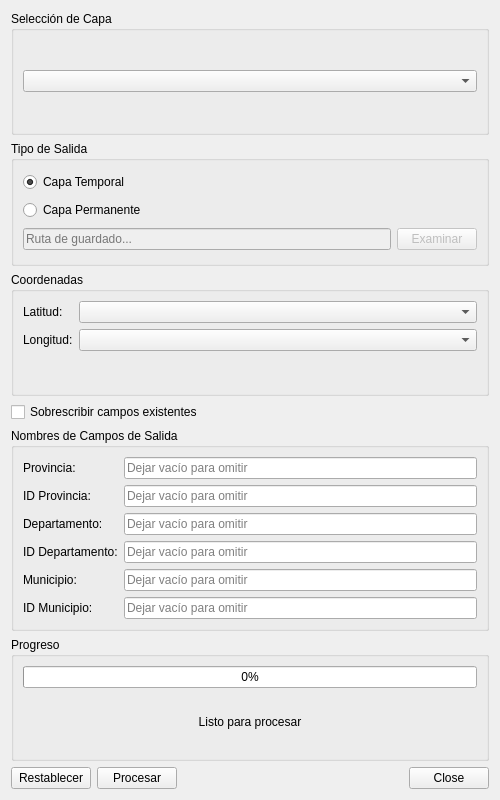
<?xml version="1.0" encoding="UTF-8"?>
<ui version="4.0">
 <class>GeorefDialogBase</class>
 <widget class="QDialog" name="GeorefDialogBase">
  <property name="geometry">
   <rect>
    <x>0</x>
    <y>0</y>
    <width>500</width>
    <height>800</height>
   </rect>
  </property>
  <property name="windowTitle">
   <string>Georeferenciación Argentina</string>
  </property>
  <property name="windowIcon">
    <iconset>
      <normaloff>icon.png</normaloff>
    </iconset>
  </property>
  <layout class="QVBoxLayout" name="verticalLayout">
   <!-- Layer Selection -->
   <item>
    <widget class="QGroupBox" name="groupBox">
     <property name="title">
      <string>Selección de Capa</string>
     </property>
     <layout class="QVBoxLayout" name="verticalLayout_2">
      <item>
       <widget class="QComboBox" name="layer_combo"/>
      </item>
     </layout>
    </widget>
   </item>

   <!-- Output Type -->
   <item>
    <widget class="QGroupBox" name="output_group">
     <property name="title">
      <string>Tipo de Salida</string>
     </property>
     <layout class="QVBoxLayout" name="verticalLayout_output">
      <item>
       <widget class="QRadioButton" name="radio_temp">
        <property name="text">
         <string>Capa Temporal</string>
        </property>
        <property name="checked">
         <bool>true</bool>
        </property>
       </widget>
      </item>
      <item>
       <widget class="QRadioButton" name="radio_permanent">
        <property name="text">
         <string>Capa Permanente</string>
        </property>
       </widget>
      </item>
      <item>
       <layout class="QHBoxLayout" name="horizontalLayout_2">
        <item>
         <widget class="QLineEdit" name="txt_output_path">
          <property name="enabled">
           <bool>false</bool>
          </property>
          <property name="placeholderText">
           <string>Ruta de guardado...</string>
          </property>
         </widget>
        </item>
        <item>
         <widget class="QPushButton" name="btn_browse">
          <property name="enabled">
           <bool>false</bool>
          </property>
          <property name="text">
           <string>Examinar</string>
          </property>
         </widget>
        </item>
       </layout>
      </item>
     </layout>
    </widget>
   </item>

   <!-- Coordinates Section -->
   <item>
    <widget class="QGroupBox" name="coords_group">
     <property name="title">
      <string>Coordenadas</string>
     </property>
     <layout class="QFormLayout" name="formLayout">
      <item row="0" column="0">
       <widget class="QLabel" name="label">
        <property name="text">
         <string>Latitud:</string>
        </property>
       </widget>
      </item>
      <item row="0" column="1">
       <widget class="QComboBox" name="combo_lat"/>
      </item>
      <item row="1" column="0">
       <widget class="QLabel" name="label_2">
        <property name="text">
         <string>Longitud:</string>
        </property>
       </widget>
      </item>
      <item row="1" column="1">
       <widget class="QComboBox" name="combo_lon"/>
      </item>
     </layout>
    </widget>
   </item>

   <!-- Overwrite Option -->
   <item>
    <widget class="QCheckBox" name="chk_overwrite">
     <property name="text">
      <string>Sobrescribir campos existentes</string>
     </property>
     <property name="toolTip">
      <string>Si se marca, se sobrescribirán los campos existentes con el mismo nombre</string>
     </property>
    </widget>
   </item>

   <!-- Output Fields Section -->
   <item>
    <widget class="QGroupBox" name="groupBox_3">
     <property name="title">
      <string>Nombres de Campos de Salida</string>
     </property>
     <layout class="QFormLayout" name="formLayout_2">
      <item row="0" column="0">
       <widget class="QLabel" name="label_3">
        <property name="text">
         <string>Provincia:</string>
        </property>
       </widget>
      </item>
      <item row="0" column="1">
       <widget class="QLineEdit" name="txt_prov_name">
        <property name="placeholderText">
         <string>Dejar vacío para omitir</string>
        </property>
       </widget>
      </item>
      <item row="1" column="0">
       <widget class="QLabel" name="label_4">
        <property name="text">
         <string>ID Provincia:</string>
        </property>
       </widget>
      </item>
      <item row="1" column="1">
       <widget class="QLineEdit" name="txt_prov_id">
        <property name="placeholderText">
         <string>Dejar vacío para omitir</string>
        </property>
       </widget>
      </item>
      <item row="2" column="0">
       <widget class="QLabel" name="label_5">
        <property name="text">
         <string>Departamento:</string>
        </property>
       </widget>
      </item>
      <item row="2" column="1">
       <widget class="QLineEdit" name="txt_depto_name">
        <property name="placeholderText">
         <string>Dejar vacío para omitir</string>
        </property>
       </widget>
      </item>
      <item row="3" column="0">
       <widget class="QLabel" name="label_6">
        <property name="text">
         <string>ID Departamento:</string>
        </property>
       </widget>
      </item>
      <item row="3" column="1">
       <widget class="QLineEdit" name="txt_depto_id">
        <property name="placeholderText">
         <string>Dejar vacío para omitir</string>
        </property>
       </widget>
      </item>
      <item row="4" column="0">
       <widget class="QLabel" name="label_7">
        <property name="text">
         <string>Municipio:</string>
        </property>
       </widget>
      </item>
      <item row="4" column="1">
       <widget class="QLineEdit" name="txt_muni_name">
        <property name="placeholderText">
         <string>Dejar vacío para omitir</string>
        </property>
       </widget>
      </item>
      <item row="5" column="0">
       <widget class="QLabel" name="label_8">
        <property name="text">
         <string>ID Municipio:</string>
        </property>
       </widget>
      </item>
      <item row="5" column="1">
       <widget class="QLineEdit" name="txt_muni_id">
        <property name="placeholderText">
         <string>Dejar vacío para omitir</string>
        </property>
       </widget>
      </item>
     </layout>
    </widget>
   </item>

   <!-- Progress Section -->
   <item>
    <widget class="QGroupBox" name="progress_group">
     <property name="title">
      <string>Progreso</string>
     </property>
     <layout class="QVBoxLayout" name="verticalLayout_3">
      <item>
       <widget class="QProgressBar" name="progress_bar">
        <property name="value">
         <number>0</number>
        </property>
       </widget>
      </item>
      <item>
       <widget class="QLabel" name="status_label">
        <property name="text">
         <string>Listo para procesar</string>
        </property>
        <property name="alignment">
         <set>Qt::AlignCenter</set>
        </property>
       </widget>
      </item>
     </layout>
    </widget>
   </item>

   <!-- Buttons Section -->
   <item>
    <layout class="QHBoxLayout" name="horizontalLayout">
     <item>
      <widget class="QPushButton" name="btn_reset">
       <property name="text">
        <string>Restablecer</string>
       </property>
      </widget>
     </item>
     <item>
      <widget class="QPushButton" name="btn_process">
       <property name="text">
        <string>Procesar</string>
       </property>
      </widget>
     </item>
     <item>
      <widget class="QDialogButtonBox" name="button_box">
       <property name="orientation">
        <enum>Qt::Horizontal</enum>
       </property>
       <property name="standardButtons">
        <set>QDialogButtonBox::Close</set>
       </property>
      </widget>
     </item>
    </layout>
   </item>
  </layout>
 </widget>
 <resources/>
 <connections>
  <connection>
   <sender>button_box</sender>
   <signal>rejected()</signal>
   <receiver>GeorefDialogBase</receiver>
   <slot>reject()</slot>
  </connection>
 </connections>
</ui>
